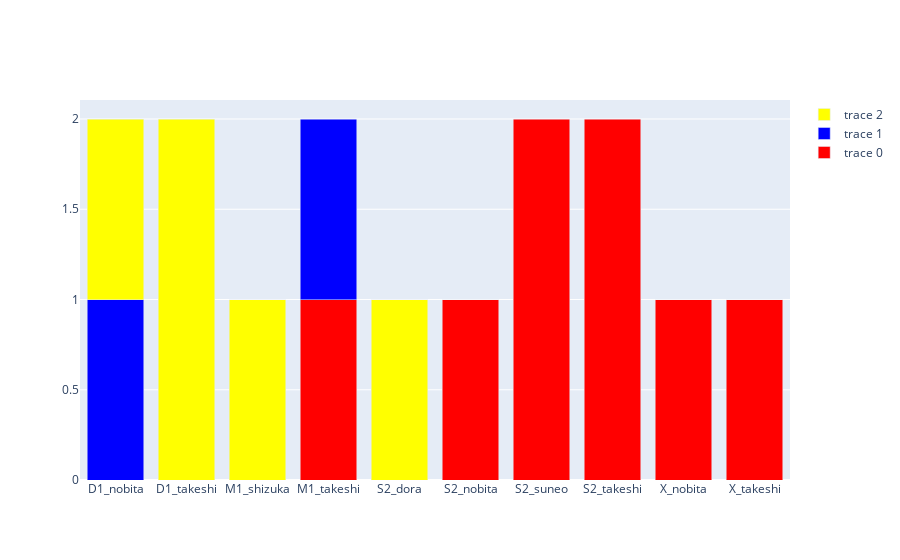

Source (notebook cell):
### Code cell
fig.add_trace(go.Bar(x=df_piv['model_man'], y=df_piv['H'], marker_color='red'))
fig.add_trace(go.Bar(x=df_piv['model_man'], y=df_piv['M'], marker_color='blue'))
fig.add_trace(go.Bar(x=df_piv['model_man'], y=df_piv['L'], marker_color='yellow'))
lo = go.Layout(barmode='stack')
fig.update_layout(lo)

### Figure 1 — Plotly figure (JSON) as saved in the notebook; plotly's stock layout.template omitted (floating-point values rounded to 4 significant figures)
{"data": [{"marker": {"color": "red"}, "type": "bar", "x": ["D1_nobita", "D1_takeshi", "M1_shizuka", "M1_takeshi", "S2_dora", "S2_nobita", "S2_suneo", "S2_takeshi", "X_nobita", "X_takeshi"], "y": [null, null, null, 1, null, 1, 2, 2, 1, 1]}, {"marker": {"color": "blue"}, "type": "bar", "x": ["D1_nobita", "D1_takeshi", "M1_shizuka", "M1_takeshi", "S2_dora", "S2_nobita", "S2_suneo", "S2_takeshi", "X_nobita", "X_takeshi"], "y": [1, null, null, 1, null, null, null, null, null, null]}, {"marker": {"color": "yellow"}, "type": "bar", "x": ["D1_nobita", "D1_takeshi", "M1_shizuka", "M1_takeshi", "S2_dora", "S2_nobita", "S2_suneo", "S2_takeshi", "X_nobita", "X_takeshi"], "y": [1, 2, 1, null, 1, null, null, null, null, null]}], "layout": {"barmode": "stack"}}
